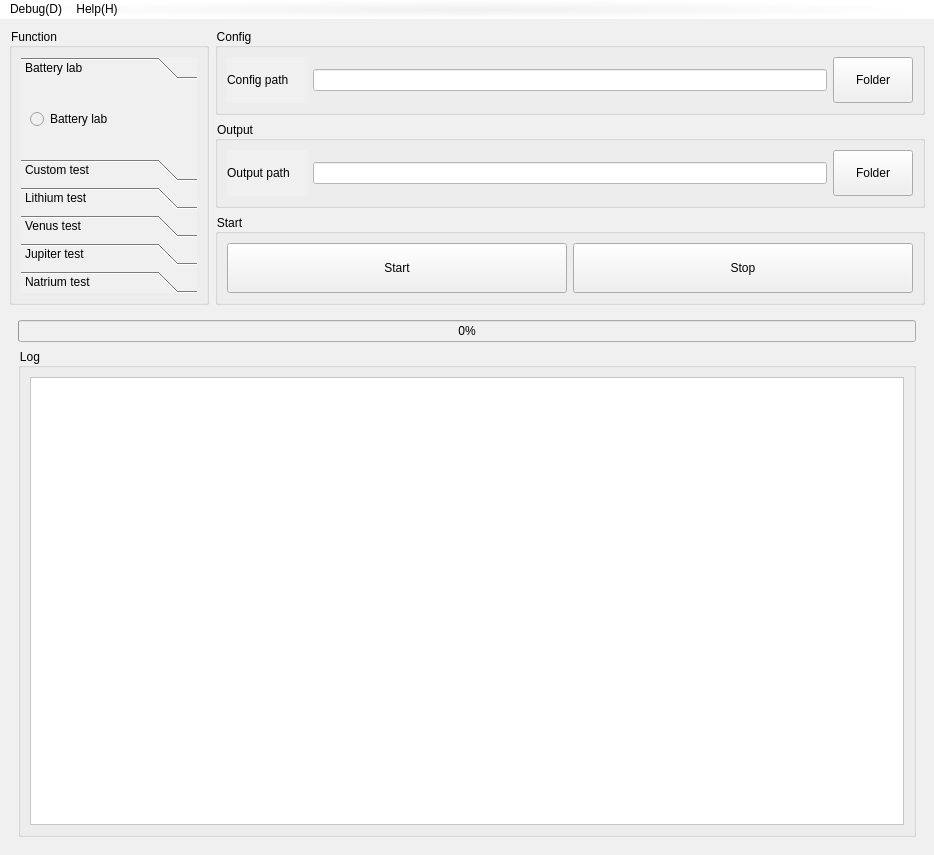
<?xml version="1.0" encoding="UTF-8"?>
<ui version="4.0">
 <class>ui_MainWindow</class>
 <widget class="QMainWindow" name="ui_MainWindow">
  <property name="geometry">
   <rect>
    <x>0</x>
    <y>0</y>
    <width>934</width>
    <height>855</height>
   </rect>
  </property>
  <property name="sizePolicy">
   <sizepolicy hsizetype="Expanding" vsizetype="Expanding">
    <horstretch>0</horstretch>
    <verstretch>0</verstretch>
   </sizepolicy>
  </property>
  <property name="windowTitle">
   <string>Transepic_AutoTest_V2.10.00 </string>
  </property>
  <property name="styleSheet">
   <string notr="true">
QMenuBar{
	color: rgb(0, 0, 0);
	border-color: rgb(0, 0, 0);
}

QGroupBox{
	font: 75 italic 12pt &quot;Arial&quot;;
}

QTabWidget{
	background-color: rgb(240, 240, 240);
}

QWidget{
	background-color: rgb(240, 240, 240);
}

QLabel{
	font: 9pt &quot;Arial&quot;;
}


QPushButton:hover{
	background-color: rgb(216, 227, 255);
}
QPushButton:pressed{
	border-style:inset
}


</string>
  </property>
  <widget class="QWidget" name="widget_main">
   <layout class="QGridLayout" name="gridLayout_2">
    <item row="0" column="0" rowspan="3">
     <widget class="QGroupBox" name="groupBox">
      <property name="sizePolicy">
       <sizepolicy hsizetype="Preferred" vsizetype="Preferred">
        <horstretch>0</horstretch>
        <verstretch>0</verstretch>
       </sizepolicy>
      </property>
      <property name="minimumSize">
       <size>
        <width>0</width>
        <height>0</height>
       </size>
      </property>
      <property name="maximumSize">
       <size>
        <width>200</width>
        <height>16777215</height>
       </size>
      </property>
      <property name="title">
       <string>Function</string>
      </property>
      <layout class="QGridLayout" name="gridLayout">
       <item row="0" column="0">
        <widget class="QToolBox" name="toolBox_function">
         <property name="enabled">
          <bool>true</bool>
         </property>
         <property name="sizePolicy">
          <sizepolicy hsizetype="Expanding" vsizetype="Expanding">
           <horstretch>0</horstretch>
           <verstretch>0</verstretch>
          </sizepolicy>
         </property>
         <property name="minimumSize">
          <size>
           <width>0</width>
           <height>0</height>
          </size>
         </property>
         <property name="currentIndex">
          <number>0</number>
         </property>
         <widget class="QWidget" name="page_battery_lab">
          <property name="geometry">
           <rect>
            <x>0</x>
            <y>0</y>
            <width>180</width>
            <height>69</height>
           </rect>
          </property>
          <attribute name="label">
           <string>Battery lab</string>
          </attribute>
          <layout class="QVBoxLayout" name="verticalLayout_3">
           <item>
            <widget class="QRadioButton" name="radioButton_battery_lab">
             <property name="text">
              <string>Battery lab</string>
             </property>
            </widget>
           </item>
          </layout>
         </widget>
         <widget class="QWidget" name="page_custom_test">
          <property name="geometry">
           <rect>
            <x>0</x>
            <y>0</y>
            <width>180</width>
            <height>69</height>
           </rect>
          </property>
          <attribute name="label">
           <string>Custom test</string>
          </attribute>
          <layout class="QVBoxLayout" name="verticalLayout_2">
           <item>
            <widget class="QRadioButton" name="radioButton_custom_test">
             <property name="text">
              <string>Custom test</string>
             </property>
            </widget>
           </item>
          </layout>
         </widget>
         <widget class="QWidget" name="page_lithium_test">
          <property name="geometry">
           <rect>
            <x>0</x>
            <y>0</y>
            <width>180</width>
            <height>100</height>
           </rect>
          </property>
          <attribute name="label">
           <string>Lithium test</string>
          </attribute>
          <layout class="QVBoxLayout" name="verticalLayout">
           <item>
            <widget class="QRadioButton" name="radioButton_lithium_test_accuracy">
             <property name="text">
              <string>Accuracy</string>
             </property>
            </widget>
           </item>
           <item>
            <widget class="QRadioButton" name="radioButton_lithium_test_dnl">
             <property name="text">
              <string>DNL</string>
             </property>
            </widget>
           </item>
           <item>
            <widget class="QRadioButton" name="radioButton_lithium_test_deviation">
             <property name="text">
              <string>Deviation</string>
             </property>
            </widget>
           </item>
           <item>
            <widget class="QRadioButton" name="radioButton_lithium_test_bgr">
             <property name="text">
              <string>BGR</string>
             </property>
            </widget>
           </item>
          </layout>
         </widget>
         <widget class="QWidget" name="page_venus_test">
          <property name="geometry">
           <rect>
            <x>0</x>
            <y>0</y>
            <width>180</width>
            <height>69</height>
           </rect>
          </property>
          <attribute name="label">
           <string>Venus test</string>
          </attribute>
          <layout class="QVBoxLayout" name="verticalLayout_4">
           <item>
            <widget class="QRadioButton" name="radioButton_venus_test_trim">
             <property name="text">
              <string>Trim</string>
             </property>
            </widget>
           </item>
          </layout>
         </widget>
         <widget class="QWidget" name="page_jupiter_test">
          <property name="geometry">
           <rect>
            <x>0</x>
            <y>0</y>
            <width>180</width>
            <height>78</height>
           </rect>
          </property>
          <property name="sizePolicy">
           <sizepolicy hsizetype="Expanding" vsizetype="Expanding">
            <horstretch>0</horstretch>
            <verstretch>0</verstretch>
           </sizepolicy>
          </property>
          <property name="minimumSize">
           <size>
            <width>0</width>
            <height>0</height>
           </size>
          </property>
          <attribute name="label">
           <string>Jupiter test</string>
          </attribute>
          <layout class="QVBoxLayout" name="verticalLayout_5">
           <item>
            <widget class="QRadioButton" name="radioButton_jupiter_test_ramp">
             <property name="text">
              <string>Ramp</string>
             </property>
            </widget>
           </item>
           <item>
            <widget class="QRadioButton" name="radioButton_jupiter_test_ramp_multi">
             <property name="text">
              <string>Ramp multi</string>
             </property>
            </widget>
           </item>
           <item>
            <widget class="QRadioButton" name="radioButton_jupiter_test_noise">
             <property name="text">
              <string>Noise</string>
             </property>
            </widget>
           </item>
          </layout>
         </widget>
         <widget class="QWidget" name="page_natrium_test">
          <property name="geometry">
           <rect>
            <x>0</x>
            <y>0</y>
            <width>180</width>
            <height>78</height>
           </rect>
          </property>
          <attribute name="label">
           <string>Natrium test</string>
          </attribute>
          <layout class="QVBoxLayout" name="verticalLayout_6">
           <item>
            <widget class="QRadioButton" name="radioButton_natrium_test_ramp">
             <property name="text">
              <string>Ramp</string>
             </property>
            </widget>
           </item>
           <item>
            <widget class="QRadioButton" name="radioButton_natrium_test_noise">
             <property name="text">
              <string>Noise</string>
             </property>
            </widget>
           </item>
           <item>
            <widget class="QRadioButton" name="radioButton_natrium_test_temperature">
             <property name="text">
              <string>Temperature</string>
             </property>
            </widget>
           </item>
          </layout>
         </widget>
        </widget>
       </item>
      </layout>
     </widget>
    </item>
    <item row="0" column="1">
     <widget class="QGroupBox" name="groupBox_config">
      <property name="maximumSize">
       <size>
        <width>16777215</width>
        <height>16777215</height>
       </size>
      </property>
      <property name="focusPolicy">
       <enum>Qt::NoFocus</enum>
      </property>
      <property name="styleSheet">
       <string notr="true">QGroupBox{
	font: 75 italic 10pt &quot;Arial&quot;;
	border-color: rgb(240, 240, 240);
}

QLineEdit{
	color: rgb(0, 0, 0);
	background-color: rgb(255, 255, 255);
	font: 9pt &quot;Arial&quot;;
}

QLineEdit:hover{
	background-color: rgb(216, 227, 255);
}</string>
      </property>
      <property name="title">
       <string>Config</string>
      </property>
      <property name="alignment">
       <set>Qt::AlignLeading|Qt::AlignLeft|Qt::AlignTop</set>
      </property>
      <property name="flat">
       <bool>false</bool>
      </property>
      <property name="checkable">
       <bool>false</bool>
      </property>
      <layout class="QHBoxLayout" name="horizontalLayout_2">
       <item>
        <widget class="QLabel" name="label_config_configpath">
         <property name="minimumSize">
          <size>
           <width>80</width>
           <height>0</height>
          </size>
         </property>
         <property name="text">
          <string>Config path</string>
         </property>
        </widget>
       </item>
       <item>
        <widget class="QLineEdit" name="lineEdit_config_configpath"/>
       </item>
       <item>
        <widget class="QPushButton" name="pushButton_config_folder">
         <property name="minimumSize">
          <size>
           <width>50</width>
           <height>0</height>
          </size>
         </property>
         <property name="maximumSize">
          <size>
           <width>16777215</width>
           <height>80</height>
          </size>
         </property>
         <property name="text">
          <string>Folder</string>
         </property>
        </widget>
       </item>
      </layout>
     </widget>
    </item>
    <item row="1" column="1">
     <widget class="QGroupBox" name="groupBox_output">
      <property name="maximumSize">
       <size>
        <width>16777215</width>
        <height>16777215</height>
       </size>
      </property>
      <property name="styleSheet">
       <string notr="true">QGroupBox{
	font: 75 italic 10pt &quot;Arial&quot;;
	border-color: rgb(0, 0, 0);
}

QLineEdit{
	color: rgb(0, 0, 0);
	background-color: rgb(255, 255, 255);
	font: 9pt &quot;Arial&quot;;
}

QLineEdit:hover{
	background-color: rgb(216, 227, 255);
}</string>
      </property>
      <property name="title">
       <string>Output</string>
      </property>
      <layout class="QHBoxLayout" name="horizontalLayout">
       <item>
        <widget class="QLabel" name="label_output_outputpath">
         <property name="minimumSize">
          <size>
           <width>80</width>
           <height>0</height>
          </size>
         </property>
         <property name="maximumSize">
          <size>
           <width>16777215</width>
           <height>80</height>
          </size>
         </property>
         <property name="text">
          <string>Output path</string>
         </property>
        </widget>
       </item>
       <item>
        <widget class="QLineEdit" name="lineEdit_output_outputpath"/>
       </item>
       <item>
        <widget class="QPushButton" name="pushButton_output_folder">
         <property name="minimumSize">
          <size>
           <width>50</width>
           <height>0</height>
          </size>
         </property>
         <property name="maximumSize">
          <size>
           <width>16777215</width>
           <height>80</height>
          </size>
         </property>
         <property name="text">
          <string>Folder</string>
         </property>
        </widget>
       </item>
      </layout>
     </widget>
    </item>
    <item row="2" column="1">
     <widget class="QGroupBox" name="groupBox_start">
      <property name="title">
       <string>Start</string>
      </property>
      <layout class="QGridLayout" name="gridLayout_14">
       <item row="0" column="1">
        <widget class="QPushButton" name="pushButton_start_stop">
         <property name="minimumSize">
          <size>
           <width>0</width>
           <height>50</height>
          </size>
         </property>
         <property name="styleSheet">
          <string notr="true">QPushButton{
	font: 14pt &quot;Arial&quot;;
}</string>
         </property>
         <property name="text">
          <string>Stop</string>
         </property>
         <property name="checkable">
          <bool>true</bool>
         </property>
         <property name="autoExclusive">
          <bool>true</bool>
         </property>
        </widget>
       </item>
       <item row="0" column="0">
        <widget class="QPushButton" name="pushButton_start_start">
         <property name="minimumSize">
          <size>
           <width>0</width>
           <height>50</height>
          </size>
         </property>
         <property name="styleSheet">
          <string notr="true">QPushButton{
	font: 14pt &quot;Arial&quot;;
}</string>
         </property>
         <property name="text">
          <string>Start</string>
         </property>
         <property name="checkable">
          <bool>true</bool>
         </property>
         <property name="autoExclusive">
          <bool>true</bool>
         </property>
        </widget>
       </item>
      </layout>
     </widget>
    </item>
    <item row="3" column="0" colspan="2">
     <widget class="QWidget" name="widget_log" native="true">
      <property name="minimumSize">
       <size>
        <width>0</width>
        <height>200</height>
       </size>
      </property>
      <layout class="QGridLayout" name="gridLayout_7">
       <item row="2" column="0">
        <widget class="QGroupBox" name="groupBox_log">
         <property name="title">
          <string>Log</string>
         </property>
         <layout class="QGridLayout" name="gridLayout_8">
          <item row="2" column="0">
           <widget class="QTextBrowser" name="textBrowser_log">
            <property name="styleSheet">
             <string notr="true">background-color: rgb(255, 255, 255);</string>
            </property>
           </widget>
          </item>
         </layout>
        </widget>
       </item>
       <item row="0" column="0">
        <widget class="QProgressBar" name="progressBar_item">
         <property name="value">
          <number>0</number>
         </property>
         <property name="alignment">
          <set>Qt::AlignCenter</set>
         </property>
        </widget>
       </item>
      </layout>
     </widget>
    </item>
   </layout>
  </widget>
  <widget class="QMenuBar" name="menubar">
   <property name="geometry">
    <rect>
     <x>0</x>
     <y>0</y>
     <width>934</width>
     <height>23</height>
    </rect>
   </property>
   <property name="styleSheet">
    <string notr="true">background-color: qradialgradient(spread:pad, cx:0.5, cy:0.5, radius:0.5, fx:0.5, fy:0.5, stop:0 rgba(240, 240, 240, 255), stop:1 rgba(255, 255, 255, 255));</string>
   </property>
   <widget class="QMenu" name="menu_debug">
    <property name="title">
     <string>Debug(D)</string>
    </property>
    <addaction name="action_instrument"/>
    <addaction name="action_mcu"/>
   </widget>
   <widget class="QMenu" name="menu_help">
    <property name="title">
     <string>Help(H)</string>
    </property>
    <addaction name="action_userguide"/>
   </widget>
   <addaction name="menu_debug"/>
   <addaction name="menu_help"/>
  </widget>
  <action name="action_instrument">
   <property name="text">
    <string>Instrument</string>
   </property>
  </action>
  <action name="action_userguide">
   <property name="text">
    <string>User Guide</string>
   </property>
  </action>
  <action name="action_mcu">
   <property name="text">
    <string>MCU</string>
   </property>
  </action>
 </widget>
 <resources/>
 <connections/>
</ui>
